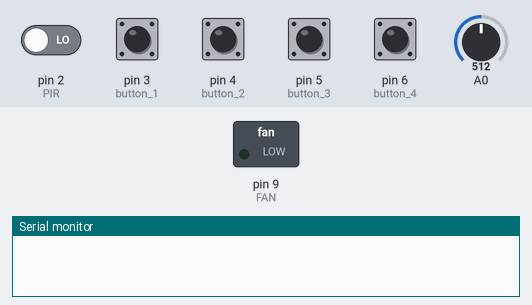
Recording of a sketch running on a simulated Arduino Uno, built with avr-gcc and run on an emulated ATmega328P. Parts: switched loads named in the sketch (green lamp = pin HIGH), the last lines printed to the serial monitor. Inputs (shaded band) come from the test bench; at power-on: pin 3 (button_1), pin 4 (button_2), pin 5 (button_3), pin 6 (button_4) HIGH, pin 2 (PIR) LOW, A0 = 512.

Above: at 1.2 s.
1.3 s: pin 2 (PIR) driven HIGH
At 2.5 s:
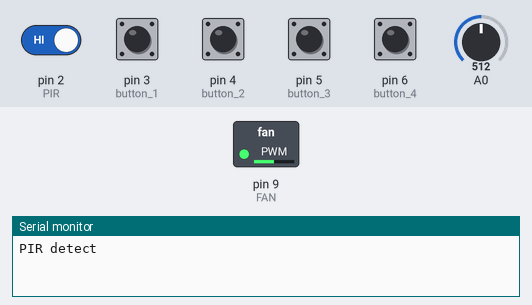
2.8 s: A0 set to 716
At 4.0 s:
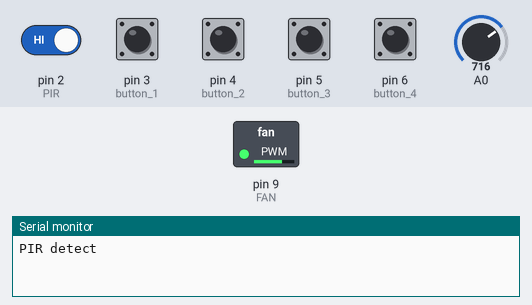
4.3 s: A0 set to 900
At 5.5 s:
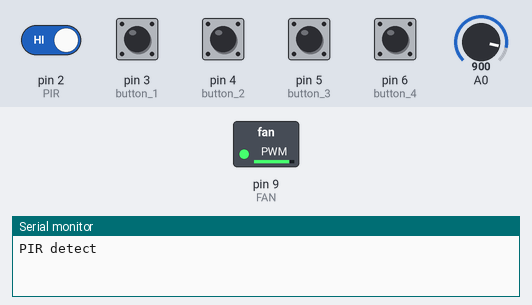
5.8 s: pin 3 (button_1) pulled LOW for 0.15 s
At 6.3 s:
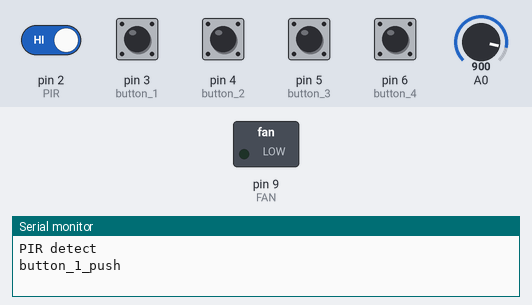
9.0 s: pin 4 (button_2) pulled LOW for 0.15 s
At 10.9 s:
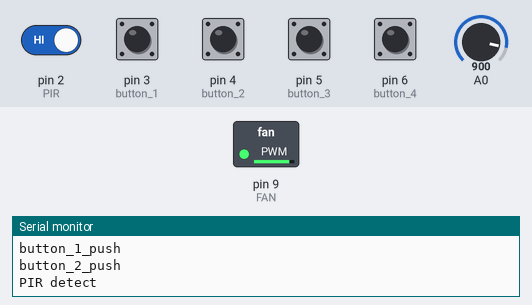
Timing chart, 0 to 12.4 s (numbered marks = the images above; inputs shaded):
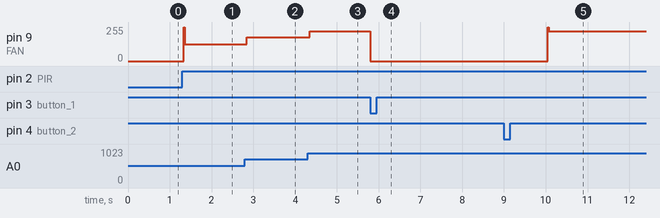

Measured:
- after the input at 1.3 s, pin 9 (FAN): 0/255 → 127/255 at once
- after the input at 2.8 s, pin 9 (FAN): 127/255 → 178/255 at once
- after the input at 4.3 s, pin 9 (FAN): 178/255 → 224/255 after 0.05 s
- after the input at 5.8 s, pin 9 (FAN): 224/255 → 0/255 at once
- after the input at 9.0 s, pin 9 (FAN): 0/255 → 224/255 after 1.0 s

The sketch:

fan_control.ino
```cpp
#define PIR 2       // PIR 신호선이 아두이노 2번핀에 연결
#define button_1 3  // 1번 버튼이 아두이노 3번핀에 연결
#define button_2 4  // 2번 버튼이 아두이노 4번핀에 연결
#define button_3 5  // 3번 버튼이 아두이노 5번핀에 연결
#define button_4 6  // 4번 버튼이 아두이노 6번핀에 연결
#define FAN 9       // FAN과 연결된 신호선이 아두이노 9번핀에 연결

// 추후 사용될 True(1 / HIGH)와 False(0 / LOW)로 이루어진 boolean 형식의 변수
bool on_off = LOW;
bool lock = LOW;
bool flag_1 = LOW;
bool flag_3 = LOW;
bool flag_4 = LOW;

int second = 0;
int minute = 0;

void setup() {
  Serial.begin(9600);   // 시리얼 모니터를 사용하기 위한 시작문
  pinMode(PIR, INPUT);  // PIR 센서를 입력(INPUT) 모드로 설정
  pinMode(button_1, INPUT_PULLUP); // 1번 버튼을 입력모드로 설정 ( 풀업회로 연결 )
  pinMode(button_2, INPUT_PULLUP); // 2번 버튼을 입력모드로 설정 ( 풀업회로 연결 )
  pinMode(button_3, INPUT_PULLUP); // 3번 버튼을 입력모드로 설정 ( 풀업회로 연결 )
  pinMode(button_4, INPUT_PULLUP); // 4번 버튼을 입력모드로 설정 ( 풀업회로 연결 )
  pinMode(FAN, OUTPUT); // FAN을 출력(OUTPUT) 모드로 설정
}

void loop() {
  // vr(variable resitor)이란 변수에 가변저항의 아날로그 값을 저장
  int vr = analogRead(A0);
  // vr 값을 analogread(vr)의 범위인 0~1023에서 analogwrite의 범위인 0~255로 비례변환
  vr = map(vr,0,1023,0,255);
  bool detect = digitalRead(PIR);      // PIR 센서에서 입력받은 값을 detect 변수에 저장
  bool power = digitalRead(button_1);  // 1번 버튼에서 입력받은 값을 power 변수에 저장
  bool enable = digitalRead(button_2); // 2번 버튼에서 입력받은 값을 enable 변수에 저장
  bool plus = digitalRead(button_3);  // 1번 버튼에서 입력받은 값을 plus 변수에 저장
  bool minus = digitalRead(button_4); // 2번 버튼에서 입력받은 값을 minus 변수에 저장

  if(detect == HIGH && lock == LOW && on_off == LOW){  // PIR 센서 감지 + 감지가 활성화 상태 일때
    Serial.println("PIR detect");
    digitalWrite(FAN,HIGH);           // FAN 작동
    lock = HIGH;                      // 감지 비활성화
    on_off = HIGH;                    // FAN이 동작중인 상태임을 나타냄
  }

  // 한 번 버튼을 눌렀을 때 여러번 인식하는 현상이 있어 flag_n이라는 변수를 통해 억제
  if(power == LOW && flag_1 == LOW){    // 1번 버튼이 눌림
    Serial.println("button_1_push");  // 시리얼 모니터에 문구 출력 - 동작 여부 확인 가능
    on_off = !on_off;                 // FAN이 동작중인 상태 반전
    digitalWrite(FAN,on_off);         // 반전된 FAN 상태를 FAN에 적용
    if(on_off == LOW){
      second = 0;
      minute = 0;
    }
    flag_1 = HIGH;
  }else if(power == HIGH){
    flag_1 = LOW;
    delay(10);
  }

  if(enable == LOW){                  // 2번 버튼이 눌림
    Serial.println("button_2_push");
    lock = 0;                         // 감지 활성화
    delay(1000);
  }

  if(plus == LOW && flag_3 == LOW && on_off == LOW){  // 3번 버튼이 눌림
    Serial.print("button_3_push | ");
    minute += 2;                                      // 타이머 2분 증가
    Serial.println(minute);
    flag_3 = HIGH;
  }else if(plus == HIGH){
    flag_3 = LOW;
    delay(10);
  }

  if(minus == LOW && flag_4 == LOW && on_off == LOW){ // 4번 버튼이 눌림
    Serial.print("button_4_push | ");
    minute -= 2;                                  // 타이머 2분 감소
    if(minute < 0) minute = 0;                    // 타이머가 0보다 감소되면 0으로 초기화
    Serial.println(minute);
    flag_4 = HIGH;
  }else if(minus == HIGH){
    flag_4 = LOW;
    delay(10);
  }

  if(minute > 0 && on_off == HIGH){ // 타이머 값이 설정된 상태 + FAN 구동
    delay(1000);                    // 1초 지연
    second++;                       // 1초 카운트
    if(second >= 60){               // 1분 경과
      minute -= 1;                  // 1분 카운트
      second = 0;                   // 초 단위 초기화
      if(minute <= 0){              // 타이머가 종료되었을 때
        on_off = LOW;               // FAN 정지
        digitalWrite(FAN, on_off);
      }
    }
    Serial.print("second : ");
    Serial.print(second);
    Serial.print("s / minute : ");
    Serial.println(minute);
  }

  if(on_off == HIGH) {      // FAN이 동작 중일 때
    if(vr <= 25 ) vr = 25;  // FAN의 속도값이 25이하 일때, 25로 고정
    analogWrite(FAN, vr);   // vr 값에 따라 FAN의 속도 제어
  }else if(on_off == LOW){  // FAN이 동작 중이 아닐 때
    analogWrite(FAN, 0);    // FAN의 속도를 0으로 고정 ( 선풍기 off )
  }


}
```
